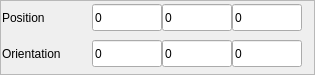
  <widget class="QFrame" name="frame">
   <property name="geometry">
    <rect>
     <x>459</x>
     <y>73</y>
     <width>315</width>
     <height>75</height>
    </rect>
   </property>
   <property name="frameShape">
    <enum>QFrame::StyledPanel</enum>
   </property>
   <property name="frameShadow">
    <enum>QFrame::Raised</enum>
   </property>
   <widget class="QLineEdit" name="lEPosRZ">
    <property name="geometry">
     <rect>
      <x>232</x>
      <y>40</y>
      <width>70</width>
      <height>27</height>
     </rect>
    </property>
    <property name="inputMethodHints">
     <set>Qt::ImhDigitsOnly</set>
    </property>
    <property name="text">
     <string>0</string>
    </property>
   </widget>
   <widget class="QLineEdit" name="lEPosX">
    <property name="geometry">
     <rect>
      <x>92</x>
      <y>4</y>
      <width>70</width>
      <height>27</height>
     </rect>
    </property>
    <property name="contextMenuPolicy">
     <enum>Qt::NoContextMenu</enum>
    </property>
    <property name="text">
     <string>0</string>
    </property>
   </widget>
   <widget class="QLabel" name="label_ori">
    <property name="geometry">
     <rect>
      <x>2</x>
      <y>44</y>
      <width>80</width>
      <height>20</height>
     </rect>
    </property>
    <property name="text">
     <string>Orientation</string>
    </property>
   </widget>
   <widget class="QLabel" name="label_position">
    <property name="geometry">
     <rect>
      <x>2</x>
      <y>8</y>
      <width>67</width>
      <height>20</height>
     </rect>
    </property>
    <property name="text">
     <string>Position</string>
    </property>
   </widget>
   <widget class="QLineEdit" name="lEPosRX">
    <property name="geometry">
     <rect>
      <x>92</x>
      <y>40</y>
      <width>70</width>
      <height>27</height>
     </rect>
    </property>
    <property name="text">
     <string>0</string>
    </property>
   </widget>
   <widget class="QLineEdit" name="lEPosY">
    <property name="geometry">
     <rect>
      <x>162</x>
      <y>4</y>
      <width>70</width>
      <height>27</height>
     </rect>
    </property>
    <property name="text">
     <string>0</string>
    </property>
   </widget>
   <widget class="QLineEdit" name="lEPosRY">
    <property name="geometry">
     <rect>
      <x>162</x>
      <y>40</y>
      <width>70</width>
      <height>27</height>
     </rect>
    </property>
    <property name="text">
     <string>0</string>
    </property>
   </widget>
   <widget class="QLineEdit" name="lEPosZ">
    <property name="geometry">
     <rect>
      <x>232</x>
      <y>4</y>
      <width>70</width>
      <height>27</height>
     </rect>
    </property>
    <property name="text">
     <string>0</string>
    </property>
   </widget>
  </widget>
